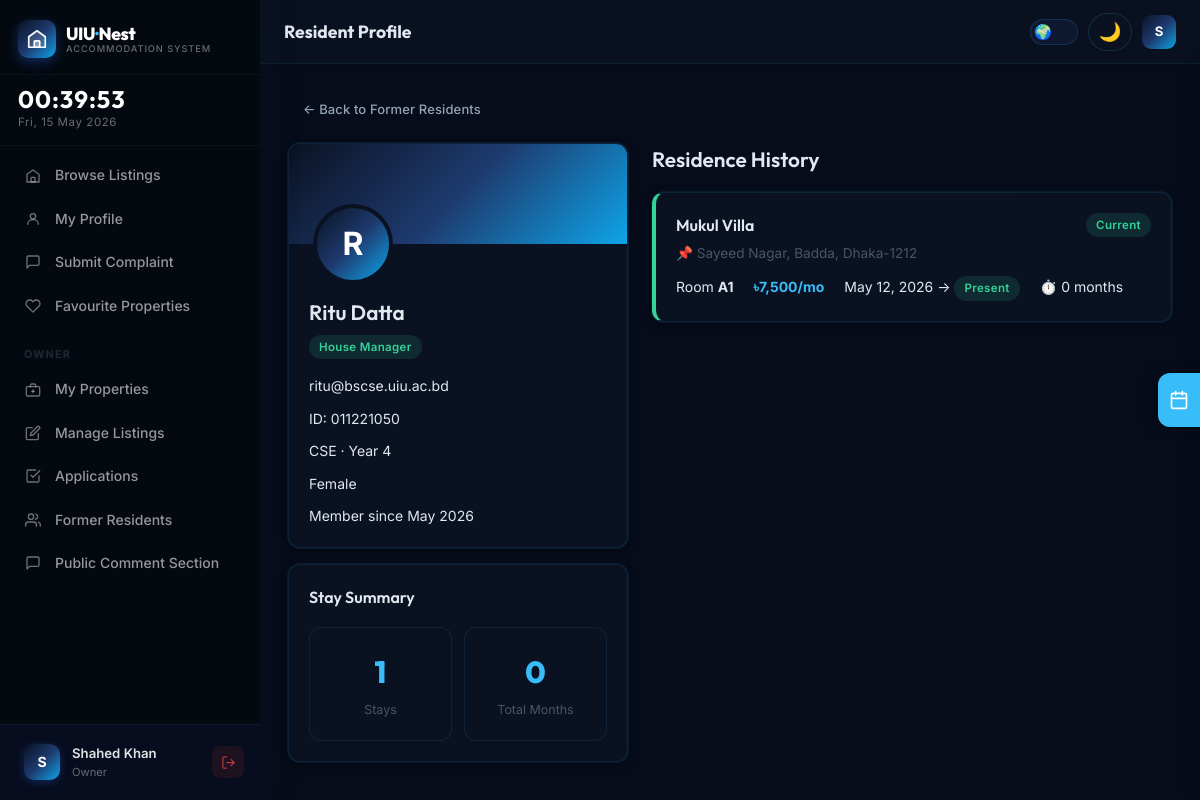
Page /pages/resident-profile.php?user_id=3 (signed in) on the committed database.
### tables this page shows
CREATE TABLE `users` (
  `id`                INT UNSIGNED    NOT NULL AUTO_INCREMENT,
  `full_name`         VARCHAR(120)    NOT NULL,
  `email`             VARCHAR(255)    NOT NULL,
  `password_hash`     VARCHAR(255)    NOT NULL,
  `phone`             VARCHAR(20)     DEFAULT NULL,
  `role`              ENUM('guest','student','tenant','owner','admin') NOT NULL DEFAULT 'student',
  `email_verified_at` DATETIME        DEFAULT NULL,
  `avatar_path`       VARCHAR(500)    DEFAULT NULL,
  `student_id`        VARCHAR(30)     DEFAULT NULL,
  `department`        VARCHAR(100)    DEFAULT NULL,
  `year_of_study`     TINYINT UNSIGNED DEFAULT NULL,
  `gender`            ENUM('male','female','other') DEFAULT NULL,
  `bio`               TEXT            DEFAULT NULL,
  `is_active`         TINYINT(1)      NOT NULL DEFAULT 1,
  `created_at`        DATETIME        NOT NULL DEFAULT CURRENT_TIMESTAMP,
  `updated_at`        DATETIME        NOT NULL DEFAULT CURRENT_TIMESTAMP ON UPDATE CURRENT_TIMESTAMP,
  PRIMARY KEY (`id`),
  UNIQUE KEY `uk_users_email` (`email`),
  INDEX `idx_users_role` (`role`)
);

CREATE TABLE `room_tenants` (
  `id`           INT UNSIGNED NOT NULL AUTO_INCREMENT,
  `room_id`      INT UNSIGNED NOT NULL,
  `user_id`      INT UNSIGNED NOT NULL,
  `moved_in_at`  DATETIME     NOT NULL DEFAULT CURRENT_TIMESTAMP,
  `moved_out_at` DATETIME     DEFAULT NULL,
  PRIMARY KEY (`id`),
  INDEX `idx_rt_user` (`user_id`),
  CONSTRAINT `fk_rt_room` FOREIGN KEY (`room_id`) REFERENCES `rooms` (`id`) ON DELETE CASCADE,
  CONSTRAINT `fk_rt_user` FOREIGN KEY (`user_id`) REFERENCES `users` (`id`) ON DELETE CASCADE
);

CREATE TABLE `properties` (
  `id`              INT UNSIGNED  NOT NULL AUTO_INCREMENT,
  `owner_id`        INT UNSIGNED  NOT NULL,
  `house_manager_id` INT UNSIGNED DEFAULT NULL,
  `name`            VARCHAR(200)  NOT NULL,
  `address`         TEXT          NOT NULL,
  `location_lat`    DECIMAL(10,7) NOT NULL DEFAULT 23.7990,
  `location_lng`    DECIMAL(10,7) NOT NULL DEFAULT 90.4510,
  `description`     TEXT          DEFAULT NULL,
  `image_path`      VARCHAR(500)  DEFAULT NULL,
  `is_active`       TINYINT(1)    NOT NULL DEFAULT 1,
  `created_at`      DATETIME      NOT NULL DEFAULT CURRENT_TIMESTAMP,
  `updated_at`      DATETIME      NOT NULL DEFAULT CURRENT_TIMESTAMP ON UPDATE CURRENT_TIMESTAMP,
  PRIMARY KEY (`id`),
  INDEX `idx_prop_owner` (`owner_id`),
  INDEX `idx_prop_location` (`location_lat`, `location_lng`),
  CONSTRAINT `fk_prop_owner` FOREIGN KEY (`owner_id`) REFERENCES `users` (`id`) ON DELETE CASCADE
);

CREATE TABLE `rooms` (
  `id`                INT UNSIGNED     NOT NULL AUTO_INCREMENT,
  `property_id`       INT UNSIGNED     NOT NULL,
  `room_number`       VARCHAR(20)      NOT NULL,
  `capacity`          TINYINT UNSIGNED NOT NULL DEFAULT 1,
  `current_occupancy` TINYINT UNSIGNED NOT NULL DEFAULT 0,
  `rent_amount`       DECIMAL(10,2)    NOT NULL,
  `amenities_json`    JSON             DEFAULT NULL,
  `description`       TEXT             DEFAULT NULL,
  `image_path`        VARCHAR(500)     DEFAULT NULL,
  `is_active`         TINYINT(1)       NOT NULL DEFAULT 1,
  `created_at`        DATETIME         NOT NULL DEFAULT CURRENT_TIMESTAMP,
  `updated_at`        DATETIME         NOT NULL DEFAULT CURRENT_TIMESTAMP ON UPDATE CURRENT_TIMESTAMP,
  PRIMARY KEY (`id`),
  INDEX `idx_room_property` (`property_id`),
  INDEX `idx_room_rent` (`rent_amount`),
  CONSTRAINT `fk_room_property` FOREIGN KEY (`property_id`) REFERENCES `properties` (`id`) ON DELETE CASCADE
);

### pages/resident-profile.php (the view, shortened to what the rows shown need)
<?php
$pageName = 'Resident Profile';
require_once __DIR__ . '/../includes/header.php';
$db     = getDB();
$userId = (int)($_GET['user_id'] ?? 0);
$stmt = $db->prepare('SELECT * FROM users WHERE id = ? AND is_active = 1');
$stmt->execute([$userId]);
$user = $stmt->fetch();
$stmt = $db->prepare(
    'SELECT rt.moved_in_at, rt.moved_out_at,
            r.room_number, r.rent_amount, r.capacity,
            p.name AS property_name, p.address, p.id AS property_id
     FROM room_tenants rt
     JOIN rooms r      ON r.id  = rt.room_id
     JOIN properties p ON p.id  = r.property_id
     WHERE rt.user_id = ?
     ORDER BY rt.moved_in_at DESC'
);
$stmt->execute([$userId]);
$history = $stmt->fetchAll();
$roleLabel = match($user['role']) {
    'tenant'  => 'House Manager',
    'owner'   => 'Owner',
    'student' => 'Applicant',
    'admin'   => 'Admin',
    default   => ucfirst($user['role']),
};
$roleBadgeClass = match($user['role']) {
    'tenant'  => 'badge-enrolled',
    'owner'   => 'badge-draft',
    'student' => 'badge-published',
    'admin'   => 'badge-pending',
    default   => 'badge-default',
};
?>
<div style="display:grid;grid-template-columns:340px 1fr;gap:24px;align-items:start;">
  <div>
    <div class="card" style="overflow:hidden;">
      <div style="height:100px;background:var(--accent-gradient);position:relative;">
        <div style="position:absolute;bottom:-40px;left:24px;">
          <?php if (!empty($user['avatar_path']) && file_exists(APP_ROOT . '/' . $user['avatar_path'])): ?>
            <img src="<?= APP_URL . '/' . htmlspecialchars($user['avatar_path']) ?>"
                 style="width:80px;height:80px;border-radius:50%;object-fit:cover;border:4px solid var(--bg-secondary);" alt="Avatar">
          <?php else: ?>
            <div class="profile-avatar-xl" style="width:80px;height:80px;font-size:2rem;border:4px solid var(--bg-secondary);">
              <?= strtoupper(substr($user['full_name'], 0, 1)) ?>
            </div>
          <?php endif; ?>
        </div>
      </div>
      <div class="card-body" style="padding-top:52px;">
        <h2 style="margin-bottom:4px;"><?= htmlspecialchars($user['full_name']) ?></h2>
        <span class="badge <?= $roleBadgeClass ?>"><?= $roleLabel ?></span>
        <div style="display:flex;flex-direction:column;gap:10px;margin-top:16px;font-size:0.875rem;">
          <div> <?= htmlspecialchars($user['email']) ?></div>
          <?php if ($user['student_id']): ?><div>ID: <?= htmlspecialchars($user['student_id']) ?></div><?php endif; ?>
          <?php if ($user['department']): ?><div> <?= htmlspecialchars($user['department']) ?><?= $user['year_of_study'] ? ' · Year ' . $user['year_of_study'] : '' ?></div><?php endif; ?>
          <?php if ($user['gender']): ?><div> <?= ucfirst($user['gender']) ?></div><?php endif; ?>
          <div> Member since <?= date('F Y', strtotime($user['created_at'])) ?></div>
        </div>
      </div>
    </div>
  </div>
  <div>
    <div class="section-header" style="margin-bottom:16px;">
      <h2> Residence History</h2>
    </div>
    <?php if (empty($history)): ?>
    <div class="empty-state">
      <div class="empty-state-icon"></div>
      <h3>No residence history</h3>
    </div>
    <?php else: ?>
    <div style="display:flex;flex-direction:column;gap:14px;">
      <?php foreach ($history as $h):
        $isCurrent = empty($h['moved_out_at']);
        $inDate    = new DateTime($h['moved_in_at']);
        $outDate   = $h['moved_out_at'] ? new DateTime($h['moved_out_at']) : new DateTime();
        $diff      = $inDate->diff($outDate);
        $duration  = $diff->m + ($diff->y * 12);
      ?>
      <div class="card" style="border-left:4px solid <?= $isCurrent ? 'var(--success)' : 'var(--border-strong)' ?>;">
        <div class="card-body">
          <div style="display:flex;justify-content:space-between;align-items:start;margin-bottom:12px;">
            <div>
              <h3 style="margin-bottom:4px;"><?= htmlspecialchars($h['property_name']) ?></h3>
              <div style="font-size:0.85rem;color:var(--text-tertiary);">📌 <?= htmlspecialchars($h['address']) ?></div>
            </div>
            <?php if ($isCurrent): ?>
              <span class="badge badge-published">Current</span>
            <?php else: ?>
              <span class="badge badge-closed">Past</span>
            <?php endif; ?>
          </div>
          <div style="display:flex;gap:20px;font-size:0.875rem;flex-wrap:wrap;">
            <div>Room <strong><?= htmlspecialchars($h['room_number']) ?></strong></div>
            <div> <strong style="color:var(--accent);">৳<?= number_format($h['rent_amount']) ?>/mo</strong></div>
            <div> <?= $inDate->format('M j, Y') ?> → <?= $isCurrent ? '<span class="badge badge-published">Present</span>' : (new DateTime($h['moved_out_at']))->format('M j, Y') ?></div>
            <div>⏱️ <?= $duration ?> month<?= $duration !== 1 ? 's' : '' ?></div>
          </div>
        </div>
      </div>
      <?php endforeach; ?>
    </div>
    <?php endif; ?>
  </div>
</div>
<?php require_once __DIR__ . '/../includes/footer.php'; ?>

### includes/header.php (shortened to what the rows shown need)
<?php
require_once __DIR__ . '/auth.php';
$currentUser = getCurrentUser();
$userRole    = $_SESSION['role'] ?? 'guest';
$pageName    = $pageName ?? 'Dashboard';
$roleLabel = match($userRole) {
    'tenant'  => 'House Manager',
    'owner'   => 'Owner',
    'student' => 'Student',
    'admin'   => 'Admin',
    default   => ucfirst($userRole),
};
?>
<!DOCTYPE html>
<html lang="en" data-theme="dark" data-lang="en">
<head>
    <link rel="stylesheet" href="https://unpkg.com/leaflet@1.9.4/dist/leaflet.css">
    <link rel="stylesheet" href="<?= APP_URL ?>/assets/css/style.css">
</head>
<body>
    <aside class="sidebar" id="sidebar">
        <?php if (isLoggedIn()): ?>
        <div class="sidebar-footer">
            <a href="<?= APP_URL ?>/pages/profile.php" style="text-decoration:none;flex:1;min-width:0;" class="user-card user-card-link">
                <?php if (!empty($currentUser['avatar_path']) && file_exists(APP_ROOT . '/' . $currentUser['avatar_path'])): ?>
                    <img src="<?= APP_URL . '/' . htmlspecialchars($currentUser['avatar_path']) ?>"
                         style="width:36px;height:36px;border-radius:10px;object-fit:cover;flex-shrink:0;" alt="Avatar">
                <?php else: ?>
                    <div class="user-avatar"><?= strtoupper(substr($currentUser['full_name'] ?? 'U', 0, 1)) ?></div>
                <?php endif; ?>
                <div class="user-info">
                    <div class="user-name"><?= htmlspecialchars($currentUser['full_name'] ?? '') ?></div>
                    <div class="user-role"><?= $roleLabel ?></div>
                </div>
            </a>
            <a href="<?= APP_URL ?>/api/auth.php?action=logout" class="sidebar-logout" title="Sign Out">
                <svg xmlns="http://www.w3.org/2000/svg" width="15" height="15" viewBox="0 0 24 24" fill="none" stroke="currentColor" stroke-width="2" stroke-linecap="round" stroke-linejoin="round">
                    <path d="M9 21H5a2 2 0 01-2-2V5a2 2 0 012-2h4"/><polyline points="16 17 21 12 16 7"/><line x1="21" y1="12" x2="9" y2="12"/>
                </svg>
            </a>
        </div>
        <?php endif; ?>
    </aside>
    <div class="main-wrapper">
        <header class="topbar">
            <div class="topbar-left">
                <h1 class="page-title" data-i18n="page_<?= strtolower(str_replace(' ', '_', $pageName)) ?>"><?= htmlspecialchars($pageName) ?></h1>
            </div>
            <div class="topbar-right">
                <?php if (isLoggedIn()): ?>
                    <a href="<?= APP_URL ?>/pages/profile.php" class="topbar-user-avatar" title="My Profile">
                        <?php if (!empty($currentUser['avatar_path']) && file_exists(APP_ROOT . '/' . $currentUser['avatar_path'])): ?>
                            <img src="<?= APP_URL . '/' . htmlspecialchars($currentUser['avatar_path']) ?>"
                                 style="width:34px;height:34px;border-radius:9px;object-fit:cover;" alt="Avatar">
                        <?php else: ?>
                            <div class="user-avatar-sm"><?= strtoupper(substr($currentUser['full_name'] ?? 'U', 0, 1)) ?></div>
                        <?php endif; ?>
                    </a>
                <?php else: ?>
                    <a href="<?= APP_URL ?>/pages/login.php" class="btn btn-outline btn-sm" data-i18n="btn_login">Login</a>
                    <a href="<?= APP_URL ?>/pages/register.php" class="btn btn-primary btn-sm" data-i18n="btn_signup">Sign Up</a>
                <?php endif; ?>
            </div>
        </header>
        <main class="main-content">

### rows in the picture
users: full_name "S", full_name "Shahed Khan"
users: full_name "R", full_name "Ritu Datta", role "House Manager", email "ritu@bscse.uiu.ac.bd", student "011221050", department "CSE", year_of_study "4", gender "Female", created_at "May 2026"
room_tenants: properties.name "Mukul Villa", properties.address "Sayeed Nagar, Badda, Dhaka-1212", shows "Current", room.room_number "A1", room.rent_amount "7,500", moved_in_at "May 12, 2026", shows "Present", duration "0"

### other values in the picture
$roleLabel "Owner"
$pageName "Resident Profile"
count($history) "1"
$totalMonths "0"
